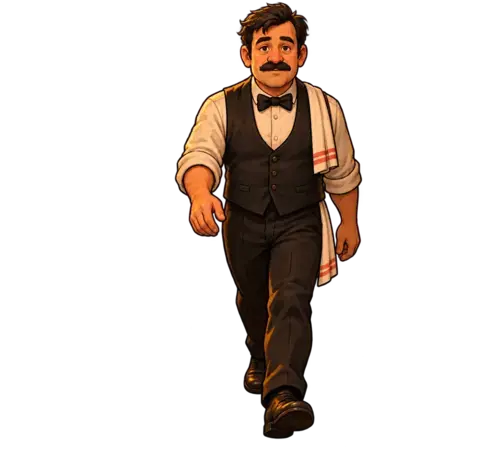
#> input picture konobar_slike/waiter_walkd1.webp, 480 x 450 px, given in place of serpa_velika.png, which was not available
$ python gpt_shadow_templates.py out.png
#> lines starting #> are read from the running program, lines starting #| are printed output that depends on the picture
#!/usr/bin/env python3
"""Makes the templates for ChatGPT: the thing (its picture) on a pure white 1536x1024 canvas, in the left part, so that there is room on the right and below for the shadow.
ChatGPT is asked to draw ONLY the shadow (dark, soft) on the pure white and to keep the canvas exactly as it is. tools/import_gpt_shadow.py then turns that picture into a transparent shadow of the thing.
Usage: python3 tools/gpt_shadow_templates.py <out-dir> [id ...]"""
import json,os,sys
from PIL import Image
ROOT=os.path.dirname(os.path.dirname(os.path.abspath(__file__)))
CW,CH=1536,1024
def main():
    out=sys.argv[1];os.makedirs(out,exist_ok=True)
    defs={d['id']:d for d in json.load(open(os.path.join(ROOT,'tools','item_defs.json')))}
#> (reads tools/item_defs.json from the repository)
    ids=sys.argv[2:] or list(defs.keys())
    tp=os.path.join(ROOT,'tools','gpt_templates.json');T=json.load(open(tp)) if os.path.exists(tp) else {}
#> (reads tools/gpt_templates.json from the repository)
    for iid in ids:
        d=defs[iid];spr=Image.open(os.path.join(ROOT,d['src'])).convert('RGBA');W,H=spr.size
#> in main, spr is the input picture: PIL image 480x450 RGBA; mean R, G, B, A 20.9, 13.2, 8.4, 50.9
#> after `W, H = spr.size`: W = 480; H = 450
        s=min(560/W,520/H)      # the thing takes about 1/3 of the width of the canvas
#> s = 1.16
        sw,sh=int(W*s),int(H*s);x0,y0=180,int((CH-sh)/2)-60
#> after `sw, sh = (int(W * s), int(H * s))`: sw = 554; sh = 520
#> after `x0, y0 = (180, int((CH - sh) / 2) - 60)`: x0 = 180; y0 = 192
        canvas=Image.new('RGBA',(CW,CH),(255,255,255,255));canvas.alpha_composite(spr.resize((sw,sh),Image.LANCZOS),(x0,y0))
#> after `canvas = Image.new('RGBA', (CW, CH), (255, 255, 255, 255))`: canvas: PIL image 1536x1024 RGBA; every value is 255
#> after `canvas.alpha_composite(spr.resize((sw, sh), Image.LANCZOS), (x0, y0))`:
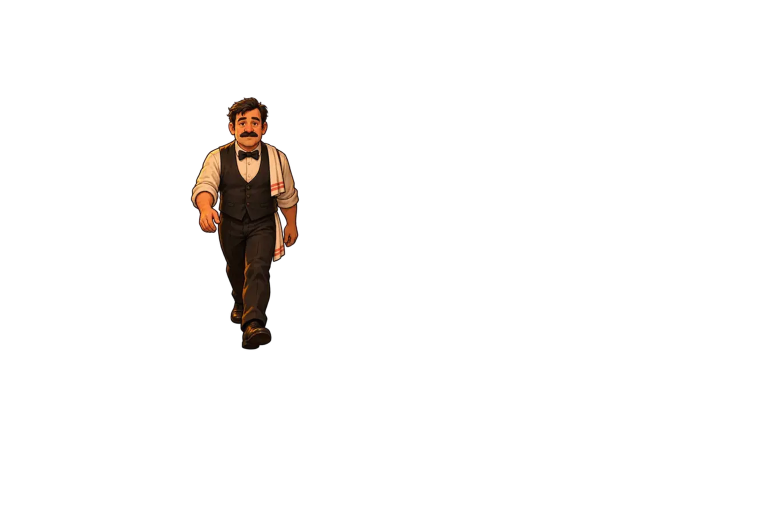
#> canvas: PIL image 1536x1024 RGBA (shown at 1/2 size); mean R, G, B, A 249.1, 247.8, 247, 255
        canvas.convert('RGB').save(os.path.join(out,'%s.png'%iid))
        T[iid]={'sw':W,'sh':H,'scale':s,'x0':x0,'y0':y0,'cw':CW,'ch':CH}
#> pass 2 of the loop in main, `for iid in ids:`:
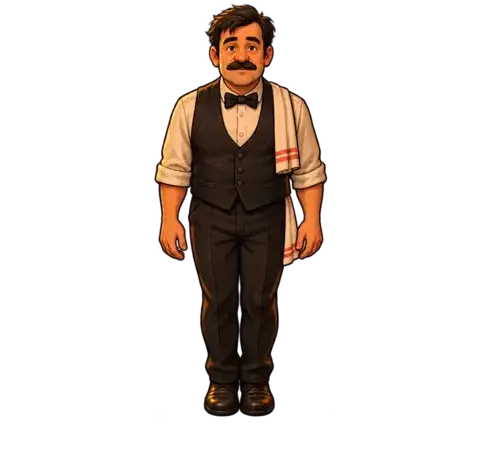
#> input picture konobar_slike/waiter_walkd2.webp, 480 x 450 px, given in place of tiganj_veliki.png, which was not available
#> in main, spr is the input picture: PIL image 480x450 RGBA; mean R, G, B, A 19.7, 12.6, 8.1, 48.5
#> in main, `canvas.alpha_composite(spr.resize((sw, sh), Image.LANCZOS), (x0, y0))`:
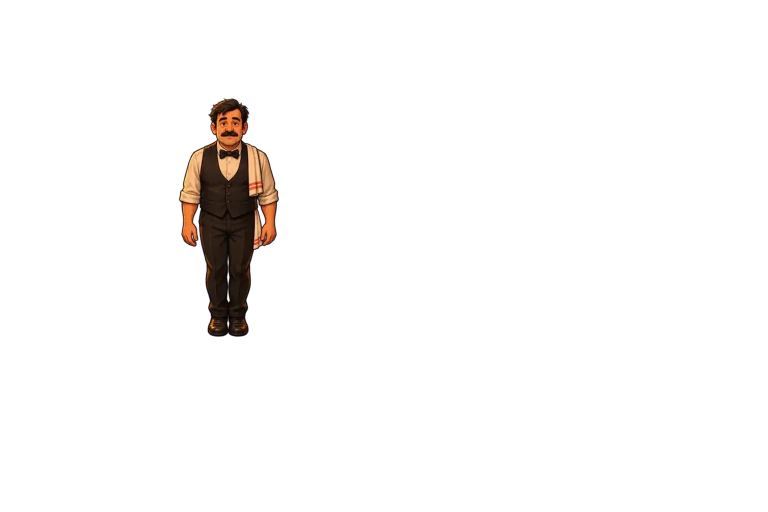
#> canvas: PIL image 1536x1024 RGBA (shown at 1/2 size); mean R, G, B, A 249.4, 248.2, 247.4, 255
    json.dump(T,open(tp,'w'),indent=1);print('templates:',len(ids))
#> (the run stopped early here; a loop or call above may not have finished)
